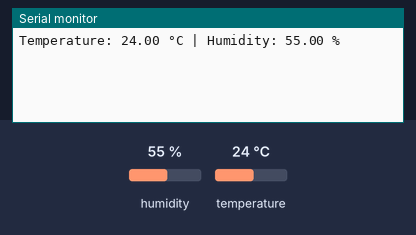
The sketch below on a simulated ESP8266 (NodeMCU). Parts: the last lines printed to the serial monitor. Inputs (shaded band) come from the test bench; at power-on: humidity 55 %, temperature 24 °C. WiFi joins after 1.5 s; servers stay silent unless stated.

Above: at 3.0 s.
3.1 s: humidity set to 22 %
At 7.6 s:
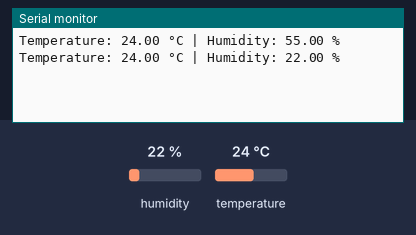
9.1 s: temperature set to 12 °C
At 12.3 s:
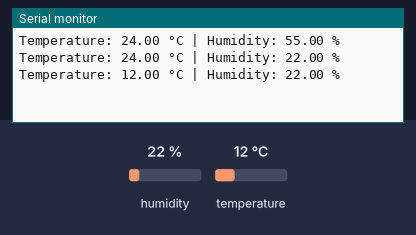
15.1 s: humidity set to 40 %
At 18.1 s:
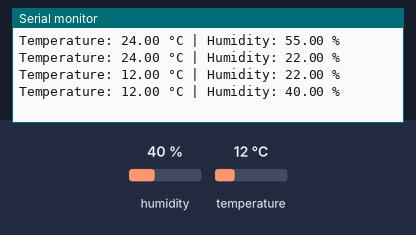
Timing chart, 0 to 19.6 s (numbered marks = the images above; inputs shaded):
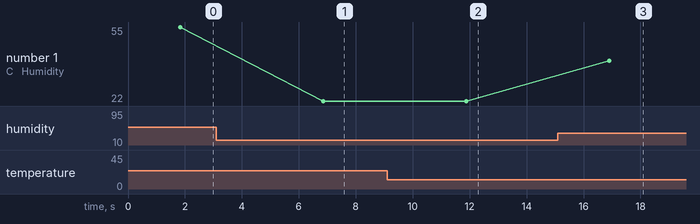

Measured:
- after the input at 3.1 s, the serial monitor: prints a new line after 3.8 s (image 1)
- after the input at 9.1 s, the serial monitor: prints a new line after 2.8 s (image 2)
- after the input at 15.1 s, the serial monitor: prints a new line after 1.8 s (image 3)
- plotted number 1: 55 → 22 after the input at 3.1 s, 22 → 40 after the input at 15.1 s

The sketch:

11monitorsmokesensordataonblynkcloudserver.ino
```cpp
#include <DHT.h>
#include <BlynkSimpleEsp8266.h>
char auth[] = "Your_Blynk_Auth_Token";
char ssid[] = "Your_WiFi_SSID";
char pass[] = "Your_WiFi_Password";
#define DHTPIN 2 // Digital pin connected to the DHT11 sensor
#define DHTTYPE DHT11 // DHT sensor type
DHT dht(DHTPIN, DHTTYPE);
void setup() {
 Serial.begin(9600);
 Blynk.begin(auth, ssid, pass);
 dht.begin();

}
void loop() {
 Blynk.run();
 readDHTData();
}
void readDHTData() {
 float temperature = dht.readTemperature();
 float humidity = dht.readHumidity();
 if (!isnan(temperature) && !isnan(humidity)) {
 Serial.print("Temperature: ");
 Serial.print(temperature);
 Serial.print(" °C | Humidity: ");
 Serial.print(humidity);
 Serial.println(" %");
 Blynk.virtualWrite(V1, temperature); // Update Temperature widget
 Blynk.virtualWrite(V2, humidity); // Update Humidity widget
 } else {
 Serial.println("Failed to read from DHT sensor!");
 }
 delay(5000); // Update every 5 seconds (adjust as needed)
}
```
